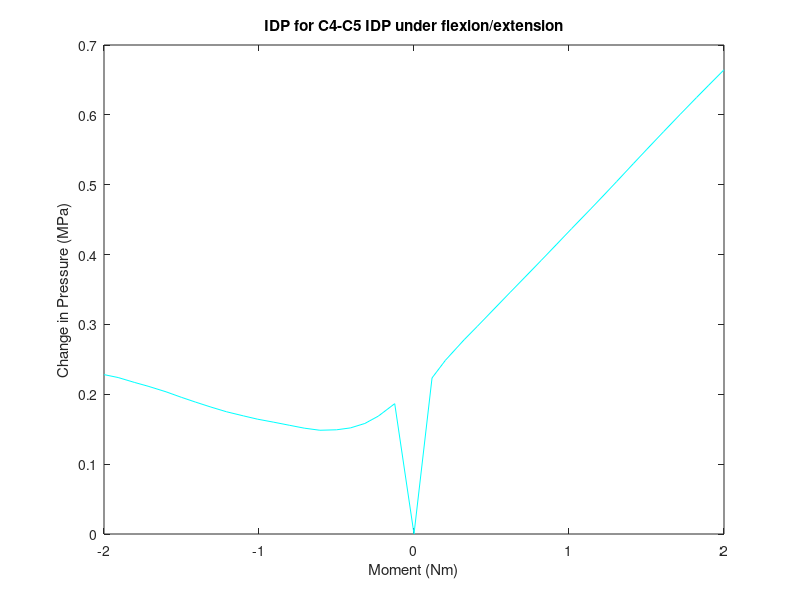

Write the MATLAB code that produced this figure. (Note: this script raises an error after producing the figure.)
%% this script plots average IDP for the c5-c6 nucleus pulposus under flexion/extension, lateral bending, and axial rotation
%model 4
%% flexion/extension (4n4p)c5-c6 Average IDP
%4n
p4n=[0.0388881 0.225439 0.207581 0.197127 0.190777 0.188057 0.187407 0.190425 0.194584 0.19892 0.203333 0.207983 0.213868 0.22062 0.227704 0.234605 0.242478 0.250428 0.255754 0.262873 0.267055];
x4n=[2 2.0622 2.11523 2.15852 2.20492 2.25001 2.30364 2.35417 2.40231 2.45225 2.50547 2.55011 2.60474 2.65523 2.70472 2.7507 2.80007 2.85772 2.90074 2.95442 3 ];

%4p
p4p=[0.0388881 0.262273 0.287714 0.31703 0.336092 0.364048 0.385082 0.406433 0.430563 0.45373 0.476069 0.504399 0.524058 0.543526 0.569474 0.589612 0.615049 0.639838 0.663594 0.681371 0.703371];
x4p=[2 2.05816 2.10161 2.16188 2.20417 2.26497 2.3108 2.35767 2.41039 2.46048 2.50857 2.57039 2.61266 2.65395 2.70851 2.75122 2.8056 2.85917 2.91124 2.95071 3];

% delta loop
for n=1:20
    p4n1(n)=[p4n(n+1)-p4n(1)];
    p4p1(n)=[p4p(n+1)-p4p(1)];
end

% zero data and join
x4n1=-2*(x4n-2);
x4p1=[(x4p-2)*2];
p4p2=[0,p4p1];
x4=[flip(x4n1(2:21)),x4p1];
p4=[flip(p4n1),p4p2];

%plot
figure(1)
f5=plot(x4,p4,'c');
ylabel('Change in Pressure (MPa)')
xlabel('Moment (Nm)')
title('IDP for C4-C5 IDP under flexion/extension')
legend([f1,f2,f3,f4,f5],'intact','model 1','model 2','model 3','model 4')
hold on

%% lateral bending (5n5p) c5-c6 Average IDP
%5n
p5n=[0.0388881 0.244507 0.252088 0.257492 0.261475 0.263619 0.264399 0.264811 0.264861 0.263604 0.261565 0.258462 0.255559 0.25205 0.248013 0.245955 0.242727 0.238993 0.237194 0.233216 0.232602];
x5n=[2 2.05499 2.11058 2.15172 2.20834 2.25612 2.30683 2.35072 2.41079 2.45523 2.50106 2.56286 2.60735 2.66025 2.72359 2.75684 2.81029 2.87442 2.90649 2.98666 3];

%5p
p5p=[0.0388881 0.244867 0.249961 0.251443 0.250863 0.249041 0.24644 0.243423 0.240129 0.235199 0.229398 0.225751 0.220247 0.215021 0.210712 0.205024 0.202251 0.19779 0.193725 0.190505 0.187328];
x5p=[2 2.05816 2.1053 2.16112 2.20014 2.26066 2.3058 2.3555 2.40111 2.45779 2.5144 2.55097 2.6021 2.65706 2.70343 2.76727 2.80028 2.85535 2.90823 2.95284 3];

% delta loop
for n=1:20
    p5n1(n)=[p5n(n+1)-p5n(1)];
    p5p1(n)=[p5p(n+1)-p5p(1)];
end

% zero data and join
x5n1=-2*(x5n-2);
x5p1=[(x5p-2)*2];
p5p2=[0,p5p1];
x5=[flip(x5n1(2:21)),x5p1];
p5=[flip(p5n1),p5p2];

%plot
figure(2)
d5=plot(x5,p5,'c');
ylabel('Change in Pressure (MPa)')
xlabel('Moment (Nm)')
title('IDP for C4-C5 IDP under lateral bending')
legend([d1,d2,d3,d4,d5],'intact','model 1','model 2','model 3','model 4')
hold on

%% axial rotation (6n6p) c5-c6 Average IDP
%6n
p6n=[0.0388881 0.245295 0.254311 0.263855 0.27408 0.282616 0.29169 0.301375 0.307366 0.314443 0.321317 0.32995 0.33696 0.341811 0.348165 0.354417 0.36057 0.366646 0.375312 0.380394 0.3841];
x6n=[2 2.05499 2.10192 2.15388 2.20807 2.25585 2.30786 2.36346 2.40295 2.45178 2.50023 2.56364 2.61714 2.65515 2.70515 2.75515 2.80515 2.85515 2.92702 2.96921 3];

%6p % 
p6p=[0.0388881 0.244629 0.253536 0.261845 0.269081 0.275892 0.282923 0.290056 0.295067 0.300853 0.307785 0.315044 0.318977 0.327091 0.331679 0.338791 0.344687 0.348874 0.354741 0.360703 0.36654];
x6p=[2 2.05499 2.11058 2.16207 2.20435 2.25007 2.30324 2.36036 2.40263 2.45125 2.50837 2.56869 2.60135 2.66917 2.7073 2.76599 2.81551 2.85069 2.90069 2.95128 3];

% delta loop
for n=1:20
    p6n1(n)=[p6n(n+1)-p6n(1)];
    p6p1(n)=[p6p(n+1)-p6p(1)];
end

% zero data and join
x6n1=-2*(x6n-2);
x6p1=[(x6p-2)*2];
p6p2=[0,p6p1];
x6=[flip(x6n1(2:21)),x6p1];
p6=[flip(p6n1),p6p2];

%plot
figure(3)
s5=plot(x6,p6,'c');
ylabel('Change in Pressure (MPa)')
xlabel('Moment (Nm)')
title('IDP for C4-C5 under axial rotation')
legend([s1,s2,s3,s4,s5],'intact','model 1','model 2','model 3','model 4')
hold on



